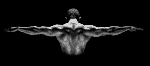
#> input picture p1/150x66.jpg, 150 x 66 px
$ python image_converter.py --input_file p1/150x66.jpg   (Python 2 division)
#> lines starting #> are read from the running program, lines starting #| are printed output that depends on the picture
import argparse
import collections
import os
from collections import OrderedDict
from collections import defaultdict

from PIL import ImageOps, Image
from pandas import DataFrame


def get_image(input_file):
#> called with input_file = 'p1/150x66.jpg'
    im = Image.open(input_file).convert('RGB')  # Can be many different formats.
#> im is the input picture: PIL image 150x66 RGB; min 0, max 214, mean 15.7
    im = ImageOps.mirror(im)
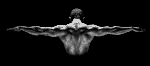
#> im: PIL image 150x66 RGB; min 0, max 214, mean 15.7
    im = im.transpose(Image.ROTATE_90)
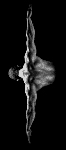
#> im: PIL image 66x150 RGB; min 0, max 214, mean 15.7
    return im


def print_image(im, dataframe, color_dict, color_counter, pix, counter=0):
    print 'printing image : '
    for i in range(im.size[0]):
        for j in range(im.size[1]):
            if pix[i, j] not in color_dict.keys():
                counter += 1
                color_dict[pix[i, j]] = counter
            color_counter[pix[i, j]] += 1
            print color_dict[pix[i, j]],
            dataframe.loc[i, j] = color_dict[pix[i, j]]
        print ''

    print 'legende'
    print '---------'
    print 'dimensions : {}'.format(im.size)
    print ''
    print '{: >20} {: >20} {: >20} {: >20} {: >20}'.format('R', 'G', 'B', 'number', 'count')
    for k, v in color_dict.iteritems():
        print '{: >20} {: >20} {: >20} {: >20} {: >20}'.format(k[0], k[1], k[2], v, color_counter[k])

    return color_dict


def convert(args):

    input_file = args.input_file
    file_name, ext = os.path.splitext(input_file)

    im = get_image(input_file)

    pix = im.load()
    color_dict = OrderedDict()
    color_counter = defaultdict(int)
    dataframe = DataFrame(index=range(im.size[0]), columns=range(im.size[1]))
#> dataframe = table of 66 rows and 150 columns
    counter = 0
    print 'printing image : '
    for i in range(im.size[0]):
        for j in range(im.size[1]):
            if pix[i, j] not in color_dict.keys():
                counter += 1
                color_dict[pix[i, j]] = counter
            color_counter[pix[i, j]] += 1
            print color_dict[pix[i, j]],
            dataframe.loc[i, j] = color_dict[pix[i, j]]
        print ''
#> this loop made 66 passes
#> (printed output is left out)
#> after the loop, color_counter = 37 items; color_dict = 37 items; counter = 37

    print 'legende'
    print '---------'
    print 'dimensions : {}'.format(im.size)
    print ''
    print '{: >20} {: >20} {: >20} {: >20} {: >20}'.format('R', 'G', 'B', 'number', 'count')
    for k, v in color_dict.iteritems():
        print '{: >20} {: >20} {: >20} {: >20} {: >20}'.format(k[0], k[1], k[2], v, color_counter[k])
#> this loop made 37 passes
#> k on passes 1 to 12: (0, 0, 0), (1, 1, 1), (26, 26, 26), (62, 62, 62), (63, 63, 63), (128, 128, 128), (103, 103, 103), (104, 104, 104), (105, 105, 105), (43, 43, 43), (127, 127, 127), (129, 129, 129)

    # color_dict = sorted(color_dict)
    sorted_color_dict = collections.OrderedDict(sorted(color_dict.items(), reverse=True))
#> sorted_color_dict = 37 items
    # [84 lines of commented-out code are left out]
    dataframe = dataframe.applymap(lambda x: x * -1)
    color_dict = {}
    # the index of the color defines the "luminostory" *ahum*.
    # so if the first element was nr 5 -> it will become now nr 1 in the df and the color dict
    for i, colour in enumerate(sorted_color_dict.iteritems(), start=1):
        dataframe = dataframe.applymap(lambda x: i if x * -1 == colour[1] else x)
        # create a new color dict with the sorted colour ranging from 1 to x
        color_dict[colour[0]] = i
#> this loop made 37 passes
#> colour on passes 1 to 12: ((214, 214, 214), 32), ((213, 213, 213), 28), ((212, 212, 212), 26), ((211, 211, 211), 27), ((210, 210, 210), 31), ((161, 161, 161), 29), ((160, 160, 160), 24), ((159, 159, 159), 25), ((129, 129, 129), 12), ((128, 128, 128), 6), ((127, 127, 127), 11), ((106, 106, 106), 34)

    color_dict = collections.OrderedDict(sorted(color_dict.items(), reverse=True))

    file_name_csv = file_name + '.csv'
    dataframe.to_csv(file_name_csv, index=False, header=False,
                     sep=';')

    fd = open(file_name_csv, 'a')
    fd.write('legende \n')
    fd.write('--------- \n')
    fd.write('dimensions : {} \n'.format(im.size))
    fd.write('')
    fd.write('{: >20} {: >20} {: >20} {: >20} {: >20} \n'.format('R', 'G', 'B', 'number', 'count'))
    for k, v in color_dict.iteritems():
        fd.write('{: >20} {: >20} {: >20} {: >20} {: >20} \n'.format(k[0], k[1], k[2], v, color_counter[k]))
#> this loop made 37 passes
#> k on passes 1 to 12: (214, 214, 214), (213, 213, 213), (212, 212, 212), (211, 211, 211), (210, 210, 210), (161, 161, 161), (160, 160, 160), (159, 159, 159), (129, 129, 129), (128, 128, 128), (127, 127, 127), (106, 106, 106)

    fd.close()
    number_of_colours = len(color_dict)
#> number_of_colours = 37
    LENGTH_SQUARE_SIDE = 50
    TOTAL_WIDTH = number_of_colours * LENGTH_SQUARE_SIDE
#> TOTAL_WIDTH = 1850
    TOTAL_HEIGHT = LENGTH_SQUARE_SIDE
    x_y = (TOTAL_WIDTH, TOTAL_HEIGHT)
#> x_y = (1850, 50)
    im = Image.new("RGB", (x_y[0], x_y[1]))
#> im: PIL image 1850x50 RGB; every value is 0
    pix = im.load()
    for y in range(x_y[1]):
        counter = 0
        for i, x in enumerate(range(x_y[0])):
            pix[x, y] = color_dict.keys()[counter]
            if i != 0 and i % LENGTH_SQUARE_SIDE == 0:
                counter += 1

    im.save(file_name + '_sorted_colours' + '.png', "PNG")


if __name__ == '__main__':
    parser = argparse.ArgumentParser(description='Convert files to API request objects')
    parser.add_argument('--input_file', dest='input_file', required=True, type=str, help='path to the file')
    args = parser.parse_args()
#> (the run stopped early here; a loop or call above may not have finished)
